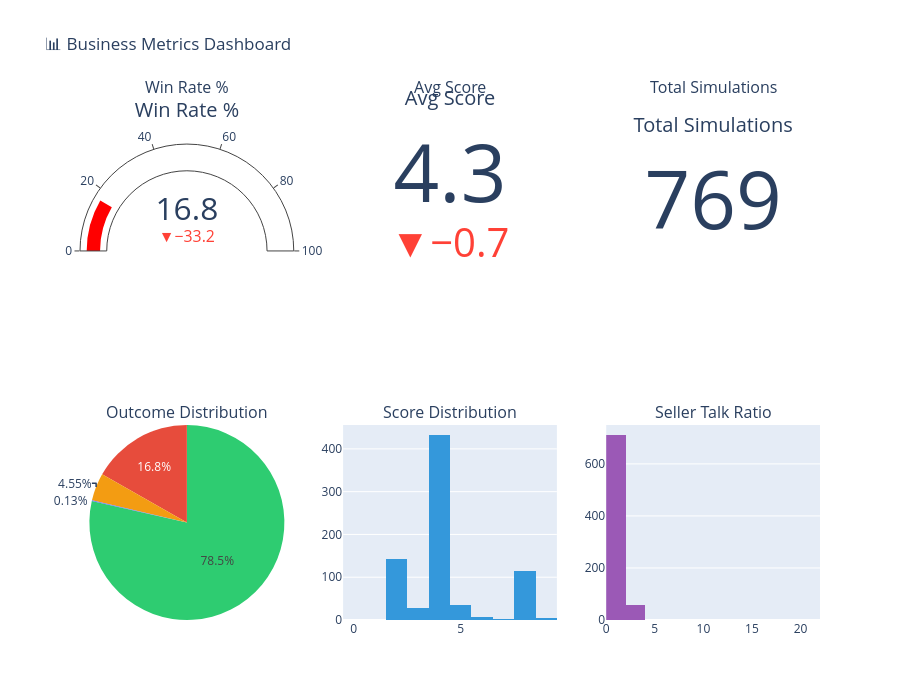

Notebook cell for this chart:
### Code cell
# Interactive KPI Dashboard (Plotly)
if DATA_LOADED:
    outcome_counts = metrics_df['outcome_label'].value_counts()

    fig = make_subplots(
        rows=2, cols=3,
        subplot_titles=('Win Rate %', 'Avg Score', 'Total Simulations',
                        'Outcome Distribution', 'Score Distribution', 'Seller Talk Ratio'),
        specs=[
            [{'type': 'indicator'}, {'type': 'indicator'}, {'type': 'indicator'}],
            [{'type': 'pie'},       {'type': 'histogram'}, {'type': 'histogram'}],
        ]
    )

    fig.add_trace(go.Indicator(
        mode='gauge+number+delta',
        value=metrics_df['outcome_binary'].mean() * 100,
        delta={'reference': 50},
        gauge={'axis': {'range': [0, 100]}, 'bar': {'color': 'red'}},
        title={'text': 'Win Rate %'}
    ), row=1, col=1)

    fig.add_trace(go.Indicator(
        mode='number+delta',
        value=metrics_df['score'].mean(),
        delta={'reference': 5},
        title={'text': 'Avg Score'}
    ), row=1, col=2)

    fig.add_trace(go.Indicator(
        mode='number',
        value=len(metrics_df),
        title={'text': 'Total Simulations'}
    ), row=1, col=3)

    fig.add_trace(go.Pie(
        labels=outcome_counts.index.tolist(),
        values=outcome_counts.tolist(),
        marker={'colors': ['#2ecc71', '#e74c3c', '#f39c12']}
    ), row=2, col=1)

    fig.add_trace(go.Histogram(
        x=metrics_df['score'],
        nbinsx=10,
        marker_color='#3498db',
        name='Score'
    ), row=2, col=2)

    fig.add_trace(go.Histogram(
        x=metrics_df['word_ratio_seller_buyer'],
        nbinsx=20,
        marker_color='#9b59b6',
        name='Talk Ratio'
    ), row=2, col=3)

    fig.update_layout(height=700, title_text='📊 Business Metrics Dashboard', showlegend=False)
    fig.show()

### Figure 1 — Plotly figure (JSON) as saved in the notebook; plotly's stock layout.template omitted (floating-point values rounded to 4 significant figures; data arrays with more than 128 entries replaced by an {"elided": "..."} marker saying what was removed)
{"data": [{"delta": {"reference": 50}, "domain": {"x": [0, 0.2889], "y": [0.625, 1]}, "gauge": {"axis": {"range": [0, 100]}, "bar": {"color": "red"}}, "mode": "gauge+number+delta", "title": {"text": "Win Rate %"}, "type": "indicator", "value": 16.78}, {"delta": {"reference": 5}, "domain": {"x": [0.3556, 0.6444], "y": [0.625, 1]}, "mode": "number+delta", "title": {"text": "Avg Score"}, "type": "indicator", "value": 4.296}, {"domain": {"x": [0.7111, 1], "y": [0.625, 1]}, "mode": "number", "title": {"text": "Total Simulations"}, "type": "indicator", "value": 769}, {"domain": {"x": [0, 0.2889], "y": [0, 0.375]}, "labels": ["Failure", "Success", "Pending", "Error"], "marker": {"colors": ["#2ecc71", "#e74c3c", "#f39c12"]}, "type": "pie", "values": [604, 129, 35, 1]}, {"marker": {"color": "#3498db"}, "name": "Score", "nbinsx": 10, "type": "histogram", "x": {"elided": "769 int values"}, "xaxis": "x", "yaxis": "y"}, {"marker": {"color": "#9b59b6"}, "name": "Talk Ratio", "nbinsx": 20, "type": "histogram", "x": {"elided": "769 float values"}, "xaxis": "x2", "yaxis": "y2"}], "layout": {"annotations": [{"font": {"size": 16}, "showarrow": false, "text": "Win Rate %", "x": 0.1444, "xanchor": "center", "xref": "paper", "y": 1, "yanchor": "bottom", "yref": "paper"}, {"font": {"size": 16}, "showarrow": false, "text": "Avg Score", "x": 0.5, "xanchor": "center", "xref": "paper", "y": 1, "yanchor": "bottom", "yref": "paper"}, {"font": {"size": 16}, "showarrow": false, "text": "Total Simulations", "x": 0.8556, "xanchor": "center", "xref": "paper", "y": 1, "yanchor": "bottom", "yref": "paper"}, {"font": {"size": 16}, "showarrow": false, "text": "Outcome Distribution", "x": 0.1444, "xanchor": "center", "xref": "paper", "y": 0.375, "yanchor": "bottom", "yref": "paper"}, {"font": {"size": 16}, "showarrow": false, "text": "Score Distribution", "x": 0.5, "xanchor": "center", "xref": "paper", "y": 0.375, "yanchor": "bottom", "yref": "paper"}, {"font": {"size": 16}, "showarrow": false, "text": "Seller Talk Ratio", "x": 0.8556, "xanchor": "center", "xref": "paper", "y": 0.375, "yanchor": "bottom", "yref": "paper"}], "height": 700, "showlegend": false, "title": {"text": "📊 Business Metrics Dashboard"}, "xaxis": {"anchor": "y", "domain": [0.3556, 0.6444]}, "xaxis2": {"anchor": "y2", "domain": [0.7111, 1]}, "yaxis": {"anchor": "x", "domain": [0, 0.375]}, "yaxis2": {"anchor": "x2", "domain": [0, 0.375]}}}
